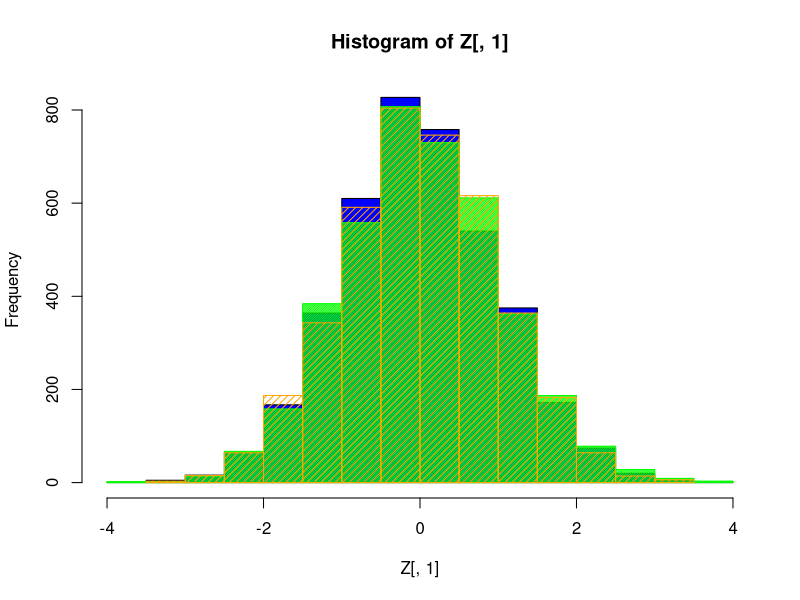
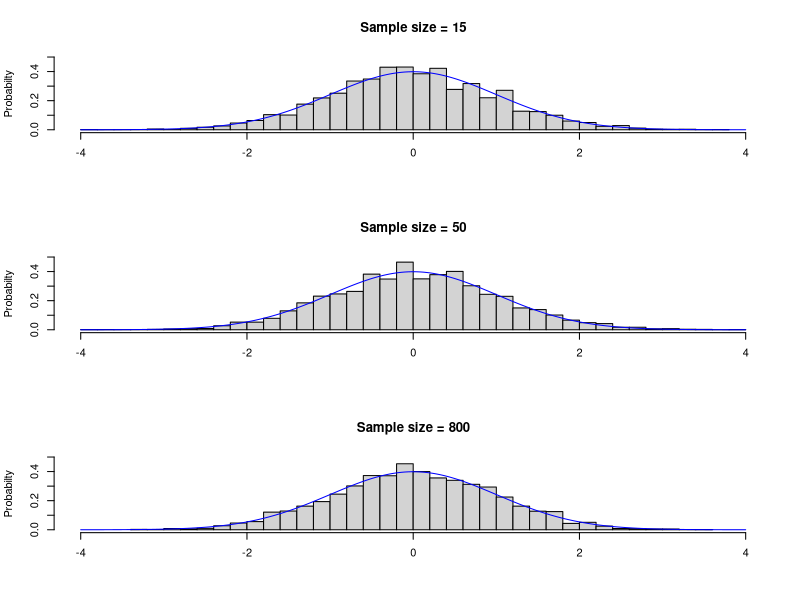

The R script that drew these images, in order:
## ---- chunk 1
knitr::opts_chunk$set(echo = TRUE)
## ---- chunk 2
# set-up
lambdat = 35
sims = 4000 # montecarlo repetition of the same experiment, try different values
m = c(15,50,800) # different sample sizes

E.of.X = V.of.X = lambdat # expected value and variance of our rv, so lambda true

# empty box for the results
Z = matrix(NA, nrow=sims, ncol=length(m))

set.seed(7)

for(j in 1:length(m)) { # loop over length of m (sample size)
  
  for(i in 1:sims) { # loop over sims
    
    samp = rpois(n=m[j], lambda = lambdat) # our sample
    sample.mean = mean(samp) # raw mean
    Z[i,j] = (sample.mean-E.of.X)/sqrt(V.of.X/m[j]) # standardized mean
    
  } # closure of i-th for
  
} # closure of j-th for
## ---- chunk 3
hist(Z[,1], col="blue")
hist(Z[,2], col="green", density = 80, add=T)
hist(Z[,3], col="orange", density = 20, add=T)
## ---- chunk 4
par(mfrow=c(3,1))
for (j in 1:length(m)) {
  
  hist(Z[,j],
       xlim=c(-4,4),
       freq=F,
       ylim=c(0,0.5),
       breaks=40,
       ylab="Probabilty",
       xlab = "",
       main = paste("Sample size =", m[j])
  )
  
  x = seq(-4,4,by=0.01)
  y = dnorm(x)
  
  lines(x,y,col="blue")
  
}
## ---- chunk 5
summary(Z)
